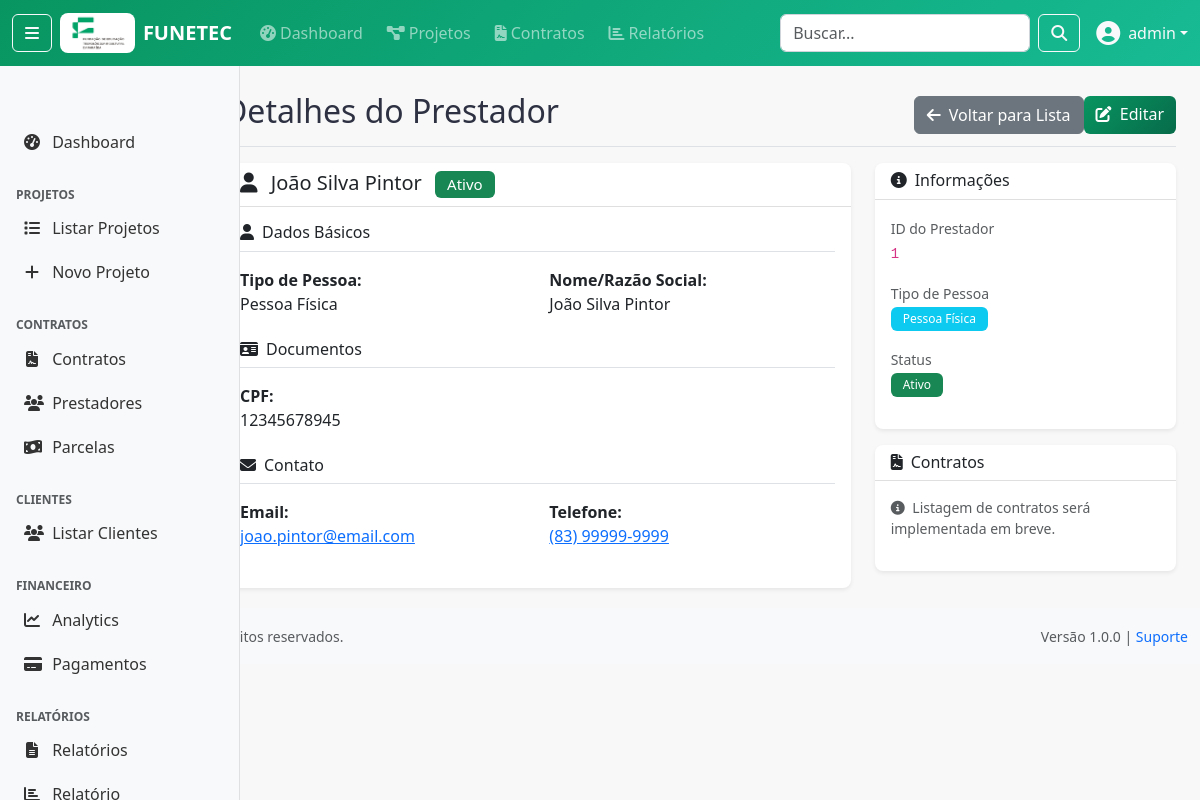
Page /contratos/prestadores/1/ (signed in) on the committed database.
### apps/accounts/models/user.py (models this page shows, shortened)
class User(AbstractUser):
    ROLE_CHOICES = [
        ('admin', 'Administrador'),
        ('ti', 'TI'),
        ('fiscal', 'Fiscal'),
        ('financeiro', 'Financeiro'),
        ('analista', 'Analista'),
        ('cliente', 'Cliente'),
    ]
    DEPARTMENT_CHOICES = [
        ('administrativo', 'Administrativo'),
        ('financeiro', 'Financeiro'),
        ('ti', 'Tecnologia da Informação'),
        ('fiscal', 'Fiscal'),
        ('operacional', 'Operacional'),
        ('diretoria', 'Diretoria'),
    ]
    cpf = models.CharField(
        'CPF', max_length=14, unique=True, null=True, blank=True,
        validators=[RegexValidator(
            regex=r'^\d{3}\.\d{3}\.\d{3}-\d{2}$|^\d{11}$',
            message='CPF deve estar no formato XXX.XXX.XXX-XX ou apenas números'
        )]
    )
    telefone = models.CharField('Telefone', max_length=20, blank=True)
    role = models.CharField('Função', max_length=20, choices=ROLE_CHOICES, default='analista')
    department = models.CharField('Departamento', max_length=30, choices=DEPARTMENT_CHOICES, blank=True)
    is_cliente_externo = models.BooleanField('Cliente Externo', default=False, help_text='Indica se é um cliente externo da FUNETEC')
    last_activity = models.DateTimeField('Última Atividade', null=True, blank=True)
    class Meta:
        verbose_name = 'Usuário'
        verbose_name_plural = 'Usuários'
        ordering = ['-date_joined']
        permissions = [
            ('can_manage_users', 'Pode gerenciar usuários'),
            ('can_view_financial_data', 'Pode ver dados financeiros'),
            ('can_manage_contracts', 'Pode gerenciar contratos'),
            ('can_manage_projects', 'Pode gerenciar projetos'),
            ('can_generate_reports', 'Pode gerar relatórios'),
        ]
    def __str__(self):
        return self.get_full_name() or self.username
    def is_admin(self):
        return self.role == 'admin' or self.is_superuser
    def is_cliente(self):
        return self.role == 'cliente' or self.is_cliente_externo
    def can_manage_projects(self):
        return self.is_admin() or self.has_perm('accounts.can_manage_projects')
    def can_view_financial_data(self):
        return self.role in ['admin', 'financeiro', 'fiscal'] or self.has_perm('accounts.can_view_financial_data')
    def can_manage_contracts(self):
        return self.role in ['admin', 'financeiro'] or self.has_perm('accounts.can_manage_contracts')
    def can_generate_reports(self):
        return not self.is_cliente() or self.has_perm('accounts.can_generate_reports')
    def can_manage_users(self):
        """Verificar se pode gerenciar usuários"""
        return self.is_admin() or self.has_perm('accounts.can_manage_users')

### apps/contratos/models/prestador.py (models this page shows, shortened)
class Prestador(BaseModel):
    TIPO_PESSOA_CHOICES = [
        ('PF', 'Pessoa Física'),
        ('PJ', 'Pessoa Jurídica'),
    ]
    tipo_pessoa = models.CharField(
        'Tipo de Pessoa',
        max_length=2,
        choices=TIPO_PESSOA_CHOICES
    )
    nome = models.CharField(
        'Nome/Razão Social',
        max_length=200,
        help_text='Nome completo para PF ou Razão Social para PJ'
    )
    nome_fantasia = models.CharField(
        'Nome Fantasia',
        max_length=200,
        blank=True,
        help_text='Apenas para PJ'
    )
    cpf = models.CharField(
        'CPF',
        max_length=14,
        blank=True,
        null=True,
        help_text='Apenas para PF'
    )
    cnpj = models.CharField(
        'CNPJ',
        max_length=18,
        blank=True,
        null=True,
        help_text='Apenas para PJ'
    )
    rg = models.CharField(
        'RG',
        max_length=20,
        blank=True,
        help_text='Apenas para PF'
    )
    inscricao_estadual = models.CharField(
        'Inscrição Estadual',
        max_length=20,
        blank=True,
        help_text='Apenas para PJ'
    )
    inscricao_municipal = models.CharField(
        'Inscrição Municipal',
        max_length=20,
        blank=True,
        help_text='Para PJ que prestam serviços'
    )
    email = models.EmailField('E-mail')
    telefone = models.CharField('Telefone', max_length=20, blank=True)
    cep = models.CharField('CEP', max_length=10, blank=True)
    logradouro = models.CharField('Logradouro', max_length=200, blank=True)
    numero = models.CharField('Número', max_length=10, blank=True)
    complemento = models.CharField('Complemento', max_length=100, blank=True)
    bairro = models.CharField('Bairro', max_length=100, blank=True)
    cidade = models.CharField('Cidade', max_length=100, blank=True)
    uf = models.CharField('UF', max_length=2, blank=True)
    banco = models.CharField('Banco', max_length=100, blank=True)
    agencia = models.CharField('Agência', max_length=20, blank=True)
    conta = models.CharField('Conta', max_length=20, blank=True)
    tipo_conta = models.CharField(
        'Tipo de Conta',
        max_length=20,
        choices=[
            ('corrente', 'Conta Corrente'),
            ('poupanca', 'Poupança'),
        ],
        blank=True
    )
    ativo = models.BooleanField('Ativo', default=True)
    observacoes = models.TextField('Observações', blank=True)
    class Meta:
        db_table = 'prestador'
        verbose_name = 'Prestador'
        verbose_name_plural = 'Prestadores'
        constraints = [
            models.UniqueConstraint(
                fields=['cpf'],
                condition=models.Q(cpf__isnull=False, tipo_pessoa='PF'),
                name='unique_cpf_when_not_null'
            ),
            models.UniqueConstraint(
                fields=['cnpj'],
                condition=models.Q(cnpj__isnull=False, tipo_pessoa='PJ'),
                name='unique_cnpj_when_not_null'
            ),
        ]

### apps/contratos/views/contrato_views.py (the view)
# urls.py: path('prestadores/<int:pk>/', contrato_views.PrestadorDetailView.as_view(), name='prestador_detail'),
class PrestadorDetailView(LoginRequiredMixin, DetailView):
    model = Prestador
    template_name = 'contratos/prestador_detail.html'
    context_object_name = 'prestador'
    def get_context_data(self, **kwargs):
        context = super().get_context_data(**kwargs)
        prestador = self.get_object()
        return context

### templates/contratos/prestador_detail.html (shortened to what this page needs)
{% extends 'base/base.html' %}
{% block page_title %}
    Detalhes do Prestador
{% endblock %}
{% block page_actions %}
<a href="{% url 'contratos:prestador_list' %}" class="btn btn-secondary">
    <i class="fas fa-arrow-left me-1"></i> Voltar para Lista
</a>
<a href="{% url 'contratos:prestador_update' prestador.pk %}" class="btn btn-primary">
    <i class="fas fa-edit me-1"></i> Editar
</a>
{% endblock %}
{% block content %}
<div class="row">
    <div class="col-md-8">
        <div class="card shadow-sm">
            <div class="card-header">
                <h5 class="mb-0">
                    <i class="fas fa-user me-2"></i>
                    {{ prestador.nome }}
                    <span class="badge bg-{{ prestador.ativo|yesno:'success,secondary' }} ms-2">
                        {{ prestador.ativo|yesno:'Ativo,Inativo' }}
                    </span>
                </h5>
            </div>
            <div class="card-body">
                <div class="row mb-4">
                    <div class="col-12">
                        <h6 class="border-bottom pb-2 mb-3">
                            <i class="fas fa-user me-2"></i>Dados Básicos
                        </h6>
                    </div>
                    <div class="col-md-6">
                        <strong>Tipo de Pessoa:</strong><br>
                        {{ prestador.get_tipo_pessoa_display }}
                    </div>
                    <div class="col-md-6">
                        <strong>Nome/Razão Social:</strong><br>
                        {{ prestador.nome }}
                    </div>
                </div>
                <div class="row mb-4">
                    <div class="col-12">
                        <h6 class="border-bottom pb-2 mb-3">
                            <i class="fas fa-id-card me-2"></i>Documentos
                        </h6>
                    </div>
                    {% if prestador.cpf %}
                    <div class="col-md-4">
                        <strong>CPF:</strong><br>
                        {{ prestador.cpf }}
                    </div>
                    {% endif %}
                </div>
                {% if prestador.email or prestador.telefone %}
                <div class="row mb-4">
                    <div class="col-12">
                        <h6 class="border-bottom pb-2 mb-3">
                            <i class="fas fa-envelope me-2"></i>Contato
                        </h6>
                    </div>
                    {% if prestador.email %}
                    <div class="col-md-6">
                        <strong>Email:</strong><br>
                        <a href="mailto:{{ prestador.email }}">{{ prestador.email }}</a>
                    </div>
                    {% endif %}
                    {% if prestador.telefone %}
                    <div class="col-md-6">
                        <strong>Telefone:</strong><br>
                        <a href="tel:{{ prestador.telefone }}">{{ prestador.telefone }}</a>
                    </div>
                    {% endif %}
                </div>
                {% endif %}
            </div>
        </div>
    </div>
    <div class="col-md-4">
        <div class="card shadow-sm">
            <div class="card-header">
                <h6 class="mb-0">
                    <i class="fas fa-info-circle me-2"></i>Informações
                </h6>
            </div>
            <div class="card-body">
                <div class="mb-3">
                    <small class="text-muted">ID do Prestador</small><br>
                    <code>{{ prestador.pk }}</code>
                </div>
                <div class="mb-3">
                    <small class="text-muted">Tipo de Pessoa</small><br>
                    <span class="badge bg-info">
                        {{ prestador.get_tipo_pessoa_display }}
                    </span>
                </div>
                <div class="mb-3">
                    <small class="text-muted">Status</small><br>
                    <span class="badge bg-{{ prestador.ativo|yesno:'success,secondary' }}">
                        {{ prestador.ativo|yesno:'Ativo,Inativo' }}
                    </span>
                </div>
            </div>
        </div>
        <div class="card shadow-sm mt-3">
            <div class="card-header">
                <h6 class="mb-0">
                    <i class="fas fa-file-contract me-2"></i>Contratos
                </h6>
            </div>
            <div class="card-body">
                <p class="text-muted small">
                    <i class="fas fa-info-circle me-1"></i>
                    Listagem de contratos será implementada em breve.
                </p>
            </div>
        </div>
    </div>
</div>
{% endblock %}

### templates/base/navbar.html (shortened to what this page needs)
{% load static %}
<nav class="navbar navbar-expand-md navbar-dark fixed-top" style="background: linear-gradient(135deg, #089561 0%, #17BB94 100%);">
    <div class="container-fluid">
        {% if user.is_authenticated %}
            <button class="btn btn-outline-light me-2" type="button" id="sidebarToggle" title="Recolher/Expandir Menu"
                    aria-label="Toggle sidebar" aria-pressed="false">
                <i class="fas fa-bars"></i>
            </button>
        {% endif %}
        <a class="navbar-brand d-flex align-items-center" href="{% url 'dashboard:index' %}">
            <img src="{% static 'img/logo_funetec.jpg' %}" alt="FUNETEC" height="40" class="me-2" style="border-radius: 8px;">
            FUNETEC
        </a>
        <div class="collapse navbar-collapse" id="navbarNav">
            {% if user.is_authenticated %}
                <ul class="navbar-nav me-auto">
                    <li class="nav-item">
                        <a class="nav-link" href="{% url 'dashboard:index' %}">
                            <i class="fas fa-tachometer-alt me-1"></i>Dashboard
                        </a>
                    </li>
                    {% if user.can_manage_projects %}
                        <li class="nav-item">
                            <a class="nav-link" href="{% url 'projetos:projeto_list' %}">
                                <i class="fas fa-project-diagram me-1"></i>Projetos
                            </a>
                        </li>
                    {% endif %}
                    {% if user.can_manage_contracts %}
                        <li class="nav-item">
                            <a class="nav-link" href="{% url 'contratos:contrato_list' %}">
                                <i class="fas fa-file-contract me-1"></i>Contratos
                            </a>
                        </li>
                    {% endif %}
                    {% if user.can_view_financial_data %}
                        <li class="nav-item">
                            <a class="nav-link" href="{% url 'relatorios:relatorio_list' %}">
                                <i class="fas fa-chart-bar me-1"></i>Relatórios
                            </a>
                        </li>
                    {% endif %}
                </ul>
                <form class="d-flex me-3" method="get" action="{% url 'dashboard:index' %}">
                    <input class="form-control me-2" type="search" placeholder="Buscar..." name="q"
                           value="{{ request.GET.q }}" style="width: 250px;">
                    <button class="btn btn-outline-light" type="submit">
                        <i class="fas fa-search"></i>
                    </button>
                </form>
                <div class="dropdown">
                    <a class="nav-link dropdown-toggle text-light d-flex align-items-center" href="#"
                       id="userDropdown" role="button" data-bs-toggle="dropdown">
                        {% if user.avatar %}
                            <img src="{{ user.avatar.url }}" class="rounded-circle me-2" width="32" height="32">
                        {% else %}
                            <i class="fas fa-user-circle me-2 fs-4"></i>
                        {% endif %}
                        {{ user.get_full_name|default:user.username }}
                    </a>
                </div>
            {% endif %}
        </div>
    </div>
</nav>

### static/css/base.css (style rules this page uses)
* { box-sizing: border-box; }
:root { --primary-color: #089561; --secondary-color: #17BB94; --success-color: #089561; --warning-color: #ffc107; --danger-color: #dc3545; --info-color: #17BB94; --dark-color: #2D3142; --light-color: #F8F8F8; --white-color: #FFFFFF; --navbar-height: 56px; --sidebar-width: 240px; --sidebar-collapsed-width: 60px; }
body { font-family: 'Segoe UI', Tahoma, Geneva, Verdana, sans-serif; background-color: var(--light-color); color: var(--dark-color); padding-top: var(--navbar-height); }
.navbar-brand { font-weight: 700; font-size: 1.25rem; }
.navbar-nav .nav-link { font-weight: 500; padding: 0.5rem 1rem; border-radius: 0.25rem; margin: 0 0.25rem; transition: all 0.15s ease-in-out; }
.card { border: none; box-shadow: 0 0.125rem 0.25rem rgba(0, 0, 0, 0.075); border-radius: 0.5rem; transition: box-shadow 0.15s ease-in-out; }
.card-header { background-color: transparent; border-bottom: 1px solid rgba(0, 0, 0, 0.125); font-weight: 600; }
.btn { font-weight: 500; border-radius: 0.375rem; transition: all 0.15s ease-in-out; }
.btn-primary { background: linear-gradient(135deg, var(--primary-color) 0%, #076b4a 100%); border: none; color: var(--white-color); }
.form-control { border-radius: 0.375rem; border: 1px solid #ced4da; transition: all 0.15s ease-in-out; }
.badge { font-weight: 500; padding: 0.375rem 0.75rem; border-radius: 0.375rem; }

### rows in the picture
User: get_full_name "admin"
Prestador: nome "João Silva Pintor", ativo "Ativo", tipo_pessoa "Pessoa Física", cpf "12345678945", email "joao.pintor@email.com", telefone "(83) 99999-9999", pk "1"
